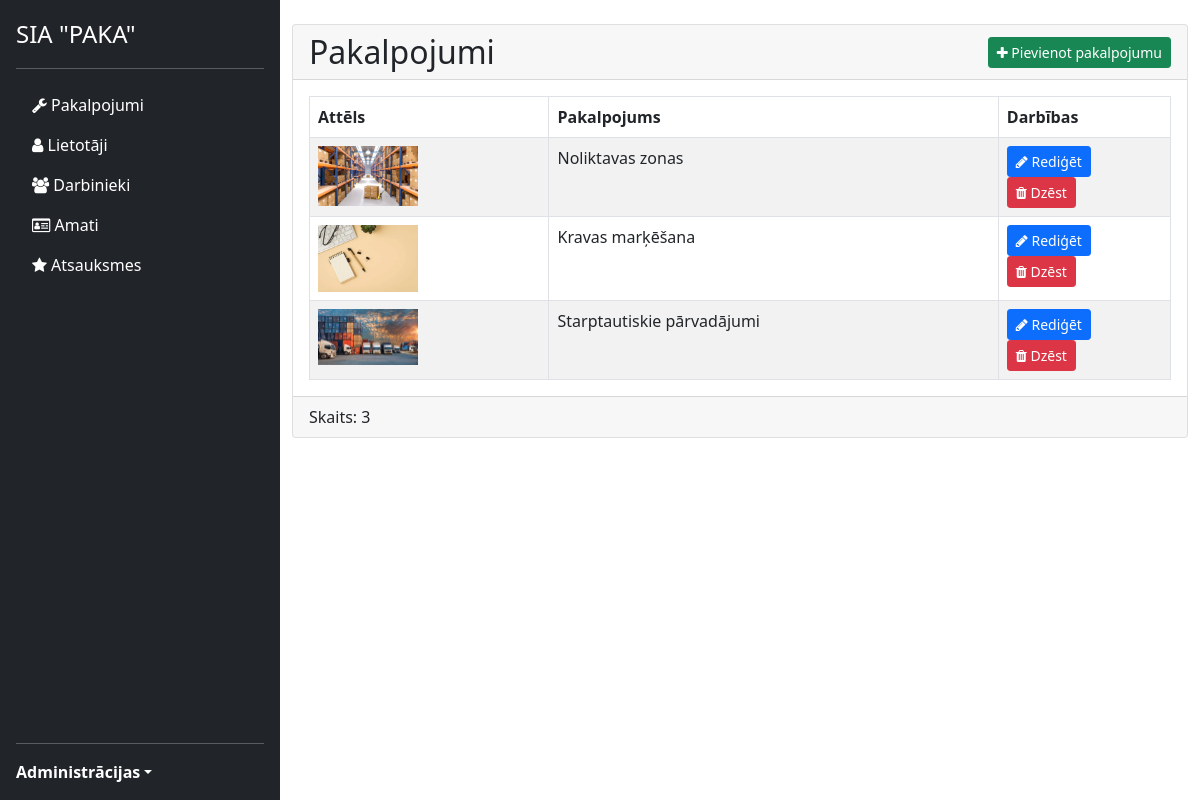
The app's page /src/views/admin/services/list.php (signed in) with its own data.
### tables this page shows
CREATE TABLE `services` (
  `id` int(10) UNSIGNED NOT NULL,
  `name` varchar(255) NOT NULL,
  `description` text NOT NULL,
  `image` text NOT NULL
);

### src/views/admin/services/list.php (the view)
<?php
require_once("../../../../config/database.php");
$query = $db->prepare("SELECT * FROM services");
$query->execute();
$services = $query->fetchAll();
?>
<?php require_once("../../layout/admin-sidebar.php"); ?>
<div class="card">
    <div class="card-header d-flex justify-content-between align-items-center">
        <h2 class="m-0">Pakalpojumi</h2>
        <a href="add.php" class="btn btn-sm btn-success">
            <i class="fa fa-plus"></i>
            Pievienot pakalpojumu
        </a>
    </div>
    <div class="card-body">
        <table class="table table-striped table-bordered table-hover m-0">
            <thead>
                <tr>
                    <th>Attēls</th>
                    <th>Pakalpojums</th>
                    <th width="20%">Darbības</th>
                </tr>
            </thead>
            <tbody>
                <?php foreach ($services as $service): ?>
                    <tr>
                        <td>
                            <?php if ($service['image'] != null): ?>
                                <img class="small-img" src="<?php echo '../../../../public/img/uploads/services/' . $service['image'] ?>" />
                            <?php endif; ?>
                        </td>
                        <td><?php echo $service['name'] ?></td>
                        <td>
                            <a href="edit.php?id=<?php echo $service['id'] ?>" class="btn btn-sm btn-primary">
                                <i class="fa fa-pencil"></i>
                                Rediģēt
                            </a>
                            <a href="delete.php?id=<?php echo $service['id'] ?>" onClick="return confirm('Vai tiešām vēlaties dzēst?')" class="btn btn-sm btn-danger">
                                <i class="fa fa-trash"></i>
                                Dzēst
                            </a>
                        </td>
                    </tr>
                <?php endforeach; ?>
            </tbody>
        </table>
    </div>
    <div class="card-footer">
        Skaits: <?php echo count($services) ?>
    </div>
</div>
<?php require_once("../../layout/admin-footer.php"); ?>

### public/css/admin.css (style rules this page uses)
.small-img { max-width: 100px; max-height: 100px; }

### records on screen
services: image (picture), name "Noliktavas zonas"
services: image (picture), name "Kravas marķēšana"
services: image (picture), name "Starptautiskie pārvadājumi"

### other values on screen
count($services) "3"
